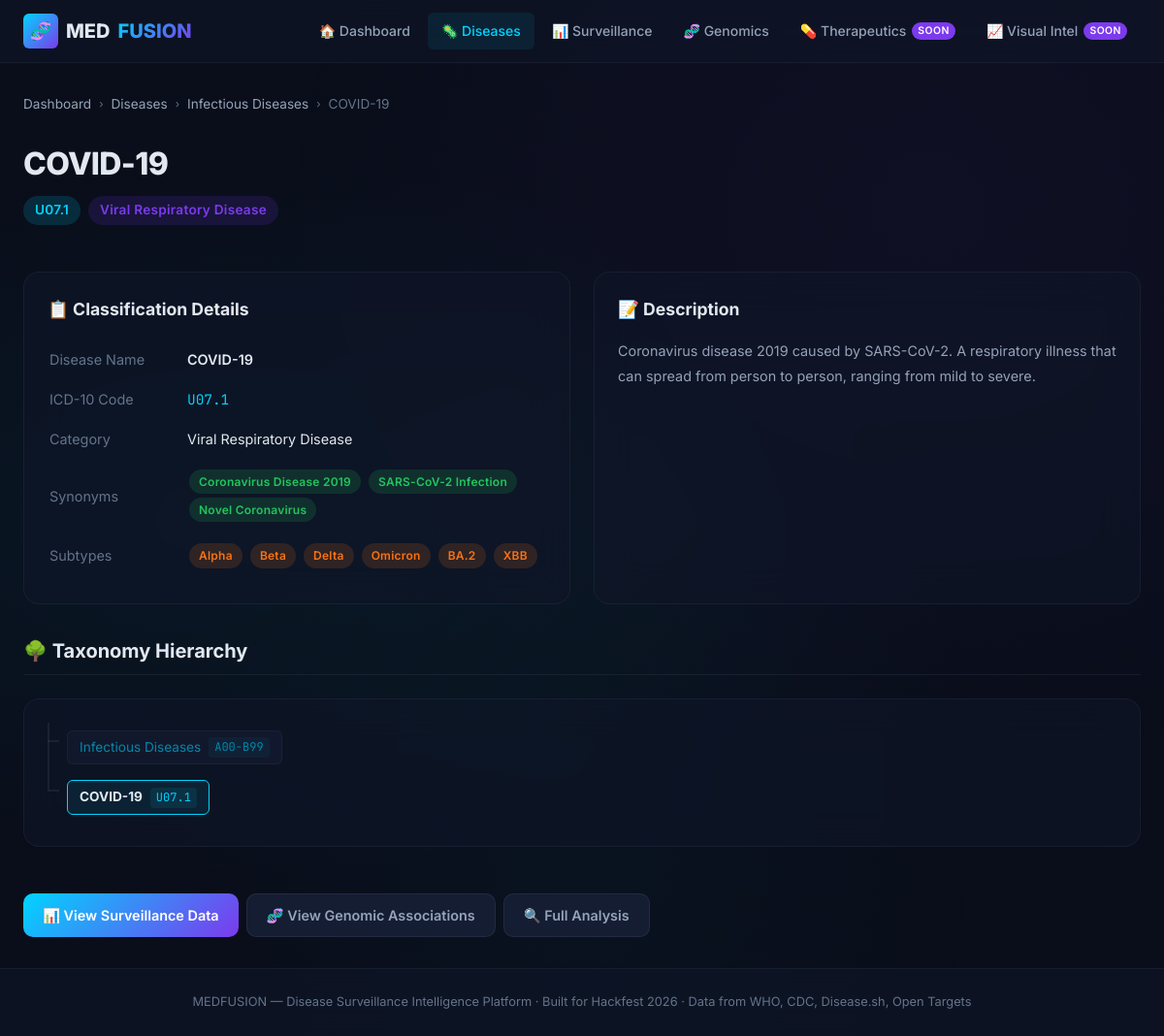
/diseases/2, run on the app's committed database.
### models/disease.py (models this page shows, shortened)
class Disease(db.Model):
    __tablename__ = 'diseases'
    id = db.Column(db.Integer, primary_key=True)
    name = db.Column(db.String(200), nullable=False, index=True)
    icd_code = db.Column(db.String(20), index=True)
    category = db.Column(db.String(100), index=True)
    parent_id = db.Column(db.Integer, db.ForeignKey('diseases.id'), nullable=True)
    description = db.Column(db.Text)
    synonyms = db.Column(db.JSON, default=list)        # ["Flu", "Seasonal Influenza"]
    subtypes = db.Column(db.JSON, default=list)         # ["H1N1", "H3N2"]
    ontology_refs = db.Column(db.JSON, default=dict)    # {"SNOMED": "...", "MeSH": "..."}
    created_at = db.Column(db.DateTime, default=datetime.utcnow)
    therapeutics = db.relationship('Therapeutic',backref='disease',lazy='dynamic')
    parent = db.relationship('Disease', remote_side=[id], backref=db.backref('children', lazy='dynamic'))
    epi_records = db.relationship('EpiRecord', backref='disease', lazy='dynamic')
    outbreak_alerts = db.relationship('OutbreakAlert', backref='disease', lazy='dynamic')
    gene_associations = db.relationship('GeneAssociation', backref='disease', lazy='dynamic')
    def to_dict(self):
        return {
            'id': self.id,
            'name': self.name,
            'icd_code': self.icd_code,
            'category': self.category,
            'parent_id': self.parent_id,
            'description': self.description,
            'synonyms': self.synonyms or [],
            'subtypes': self.subtypes or [],
            'ontology_refs': self.ontology_refs or {},
            'children': [c.to_dict_brief() for c in self.children],
        }
    def to_dict_brief(self):
        return {
            'id': self.id,
            'name': self.name,
            'icd_code': self.icd_code,
            'category': self.category,
        }
    def get_ancestors(self):
        ancestors = []
        current = self.parent
        while current:
            ancestors.append(current.to_dict_brief())
            current = current.parent
        ancestors.reverse()
        return ancestors

### routes/diseases.py (the view)
@diseases_bp.route('/<int:disease_id>')
def detail(disease_id):
    hierarchy = disease_service.get_disease_hierarchy(disease_id)
    if not hierarchy:
        return render_template('diseases/detail.html', error='Disease not found'), 404
    disease = hierarchy['disease']
    return render_template('diseases/detail.html',
        disease=disease,
        ancestors=hierarchy['ancestors'],
        children=hierarchy['children'],
    )

### services/disease_service.py (called while the page is built)
def get_disease_hierarchy(disease_id):
    disease = Disease.query.get(disease_id)
    if not disease:
        return None
    return {
        'disease': disease.to_dict(),
        'ancestors': disease.get_ancestors(),
        'children': [c.to_dict_brief() for c in disease.children],
    }

### templates/diseases/detail.html (shortened to what this page needs)
{% extends "base.html" %}
{% block content %}
{% if error %}
<div class="empty-state">
    <div class="empty-icon">❌</div>
    <h3>{{ error }}</h3>
    <a href="/diseases" class="btn btn-primary" style="margin-top:16px;">← Back to Diseases</a>
</div>
{% else %}
<div class="breadcrumbs">
    <a href="/">Dashboard</a>
    <span class="separator">›</span>
    <a href="/diseases">Diseases</a>
    {% for ancestor in ancestors %}
    <span class="separator">›</span>
    <a href="/diseases/{{ ancestor.id }}">{{ ancestor.name }}</a>
    {% endfor %}
    <span class="separator">›</span>
    <span>{{ disease.name }}</span>
</div>
<div class="page-header">
    <h1>{{ disease.name }}</h1>
    <div style="display:flex; gap:8px; margin-top:8px; flex-wrap:wrap;">
        <span class="badge badge-blue" style="font-size:0.85rem; padding:4px 12px;">{{ disease.icd_code }}</span>
        <span class="badge badge-purple" style="font-size:0.85rem; padding:4px 12px;">{{ disease.category }}</span>
    </div>
</div>
<div class="grid-2">
    <div class="card">
        <div class="card-header">
            <span class="card-title">📋 Classification Details</span>
        </div>
        <table style="width:100%; font-size:0.9rem;">
            <tr>
                <td style="padding:8px 0; color:var(--text-muted); width:140px;">Disease Name</td>
                <td style="padding:8px 0; font-weight:600;">{{ disease.name }}</td>
            </tr>
            <tr>
                <td style="padding:8px 0; color:var(--text-muted);">ICD-10 Code</td>
                <td style="padding:8px 0;"><span style="font-family:var(--font-mono); color:var(--accent-primary);">{{ disease.icd_code }}</span></td>
            </tr>
            <tr>
                <td style="padding:8px 0; color:var(--text-muted);">Category</td>
                <td style="padding:8px 0;">{{ disease.category }}</td>
            </tr>
            {% if disease.synonyms %}
            <tr>
                <td style="padding:8px 0; color:var(--text-muted);">Synonyms</td>
                <td style="padding:8px 0;">
                    {% for syn in disease.synonyms %}
                    <span class="badge badge-green" style="margin:2px;">{{ syn }}</span>
                    {% endfor %}
                </td>
            </tr>
            {% endif %}
            {% if disease.subtypes %}
            <tr>
                <td style="padding:8px 0; color:var(--text-muted);">Subtypes</td>
                <td style="padding:8px 0;">
                    {% for sub in disease.subtypes %}
                    <span class="badge badge-orange" style="margin:2px;">{{ sub }}</span>
                    {% endfor %}
                </td>
            </tr>
            {% endif %}
        </table>
    </div>
    <div class="card">
        <div class="card-header">
            <span class="card-title">📝 Description</span>
        </div>
        <p style="font-size:0.9rem; color:var(--text-secondary); line-height:1.8;">{{ disease.description }}</p>
    </div>
</div>
{% if ancestors or children %}
<section class="section" style="margin-top:var(--spacing-xl);">
    <div class="section-header">
        <h2 class="section-title">🌳 Taxonomy Hierarchy</h2>
    </div>
    <div class="card">
        <ul class="taxonomy-tree">
            {% for ancestor in ancestors %}
            <li class="taxonomy-node">
                <a href="/diseases/{{ ancestor.id }}" class="taxonomy-label" style="opacity: {{ 0.5 + loop.index * 0.1 }};">
                    {{ ancestor.name }}
                    <span class="icd-code">{{ ancestor.icd_code }}</span>
                </a>
            </li>
            {% endfor %}
            <li class="taxonomy-node">
                <span class="taxonomy-label" style="border-color: var(--accent-primary); background: rgba(0,212,255,0.08);">
                    <strong>{{ disease.name }}</strong>
                    <span class="icd-code">{{ disease.icd_code }}</span>
                </span>
            </li>
        </ul>
    </div>
</section>
{% endif %}
<div style="display:flex; gap:var(--spacing-sm); margin-top:var(--spacing-xl); flex-wrap:wrap;">
    <a href="/surveillance?disease={{ disease.name }}" class="btn btn-primary">📊 View Surveillance Data</a>
    <a href="/genomics?disease={{ disease.name }}" class="btn btn-secondary">🧬 View Genomic Associations</a>
    <a href="/query?disease={{ disease.name }}" class="btn btn-secondary">🔍 Full Analysis</a>
</div>
{% endif %}
{% endblock %}

### data on the page
Disease: name "Infectious Diseases", icd_code "A00-B99"
Disease: name "COVID-19", icd_code "U07.1", category "Viral Respiratory Disease", description "Coronavirus disease 2019 caused by SARS-CoV-2. A respiratory illness that can spread from person to person, ranging from mild to severe."

### other printed values
{{ syn }} "Coronavirus Disease 2019" "SARS-CoV-2 Infection" "Novel Coronavirus"
{{ sub }} "Alpha" "Beta" "Delta" "Omicron" "BA.2" "XBB"
